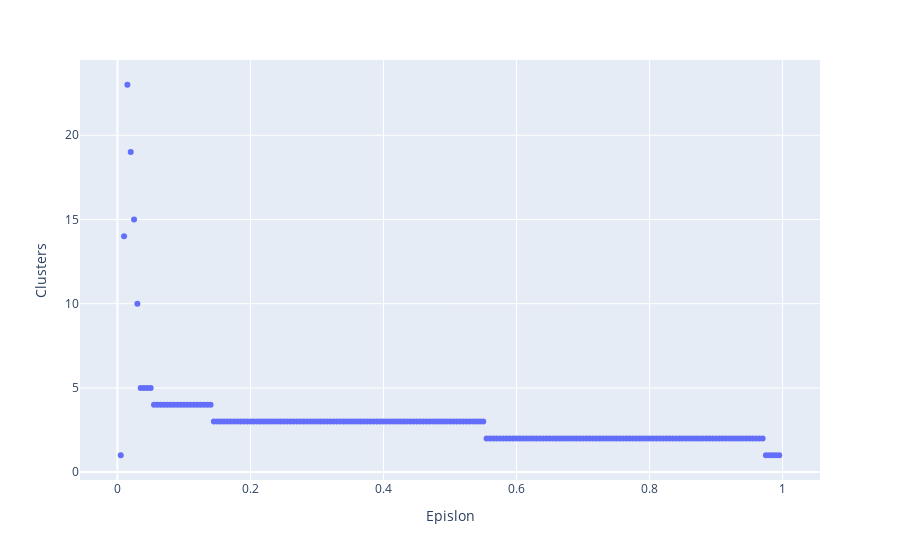

The cell this chart's notebook holds for it:
### Code cell
itemDF = pd.DataFrame({'Epislon': epsilonList, 'Clusters': itemList})
fig = px.scatter(itemDF, y = 'Clusters', x = 'Epislon')
fig.show()

### Figure 1 — Plotly figure (JSON) as saved in the notebook; plotly's stock layout.template omitted (floating-point values rounded to 4 significant figures; data arrays with more than 128 entries replaced by an {"elided": "..."} marker saying what was removed)
{"data": [{"hovertemplate": "Epislon=%{x}<br>Clusters=%{y}<extra></extra>", "legendgroup": "", "marker": {"color": "#636efa", "symbol": "circle"}, "mode": "markers", "name": "", "orientation": "v", "showlegend": false, "type": "scatter", "x": {"elided": "199 float values"}, "xaxis": "x", "y": {"elided": "199 int values"}, "yaxis": "y"}], "layout": {"legend": {"tracegroupgap": 0}, "margin": {"t": 60}, "xaxis": {"anchor": "y", "domain": [0, 1], "title": {"text": "Epislon"}}, "yaxis": {"anchor": "x", "domain": [0, 1], "title": {"text": "Clusters"}}}}
